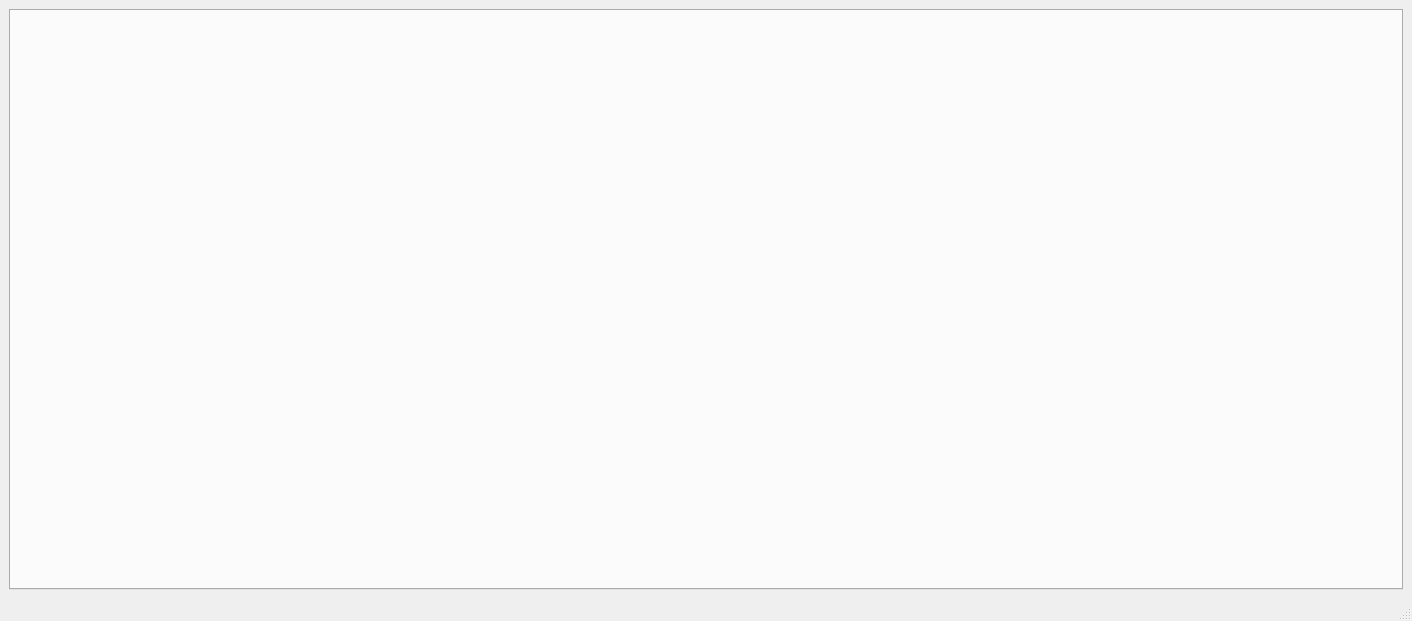
<?xml version="1.0" encoding="UTF-8"?>
<ui version="4.0">
 <class>MainWindow</class>
 <widget class="QMainWindow" name="MainWindow">
  <property name="geometry">
   <rect>
    <x>0</x>
    <y>0</y>
    <width>1412</width>
    <height>621</height>
   </rect>
  </property>
  <property name="windowTitle">
   <string>Discorn</string>
  </property>
  <property name="dockOptions">
   <set>QMainWindow::AllowTabbedDocks|QMainWindow::AnimatedDocks</set>
  </property>
  <widget class="QWidget" name="centralwidget">
   <layout class="QGridLayout" name="gridLayout">
    <item row="0" column="0">
     <widget class="QTabWidget" name="tabWidget">
      <property name="currentIndex">
       <number>-1</number>
      </property>
     </widget>
    </item>
   </layout>
  </widget>
  <widget class="QMenuBar" name="menubar">
   <property name="geometry">
    <rect>
     <x>0</x>
     <y>0</y>
     <width>1412</width>
     <height>30</height>
    </rect>
   </property>
  </widget>
  <widget class="QStatusBar" name="statusbar"/>
 </widget>
 <resources/>
 <connections/>
</ui>
